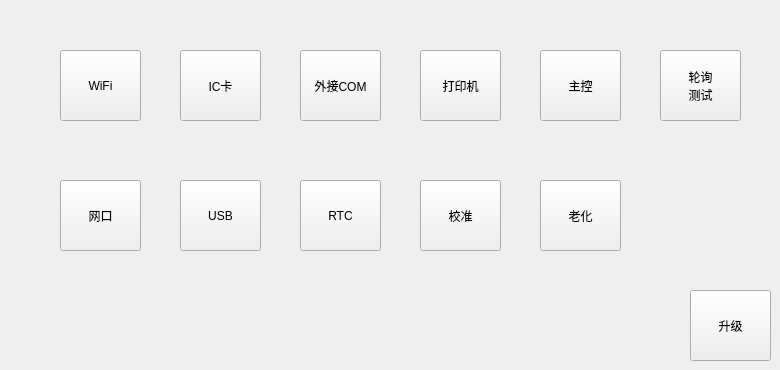
   <widget class="QWidget" name="page">
    <widget class="QToolButton" name="toolButton_print">
     <property name="geometry">
      <rect>
       <x>420</x>
       <y>50</y>
       <width>81</width>
       <height>71</height>
      </rect>
     </property>
     <property name="text">
      <string>打印机</string>
     </property>
    </widget>
    <widget class="QToolButton" name="toolButton_WiFi">
     <property name="geometry">
      <rect>
       <x>60</x>
       <y>50</y>
       <width>81</width>
       <height>71</height>
      </rect>
     </property>
     <property name="text">
      <string>WiFi</string>
     </property>
    </widget>
    <widget class="QToolButton" name="toolButton_ICcard">
     <property name="geometry">
      <rect>
       <x>180</x>
       <y>50</y>
       <width>81</width>
       <height>71</height>
      </rect>
     </property>
     <property name="text">
      <string>IC卡</string>
     </property>
    </widget>
    <widget class="QToolButton" name="toolButton_cpu">
     <property name="geometry">
      <rect>
       <x>540</x>
       <y>50</y>
       <width>81</width>
       <height>71</height>
      </rect>
     </property>
     <property name="text">
      <string>主控</string>
     </property>
    </widget>
    <widget class="QToolButton" name="toolButton_enold">
     <property name="geometry">
      <rect>
       <x>540</x>
       <y>180</y>
       <width>81</width>
       <height>71</height>
      </rect>
     </property>
     <property name="text">
      <string>老化</string>
     </property>
    </widget>
    <widget class="QToolButton" name="toolButton_wlan">
     <property name="geometry">
      <rect>
       <x>60</x>
       <y>180</y>
       <width>81</width>
       <height>71</height>
      </rect>
     </property>
     <property name="text">
      <string>网口</string>
     </property>
    </widget>
    <widget class="QToolButton" name="toolButton_RTC">
     <property name="geometry">
      <rect>
       <x>300</x>
       <y>180</y>
       <width>81</width>
       <height>71</height>
      </rect>
     </property>
     <property name="text">
      <string>RTC</string>
     </property>
    </widget>
    <widget class="QToolButton" name="toolButton_USB">
     <property name="geometry">
      <rect>
       <x>180</x>
       <y>180</y>
       <width>81</width>
       <height>71</height>
      </rect>
     </property>
     <property name="text">
      <string>USB</string>
     </property>
    </widget>
    <widget class="QToolButton" name="toolButton_upload">
     <property name="geometry">
      <rect>
       <x>300</x>
       <y>50</y>
       <width>81</width>
       <height>71</height>
      </rect>
     </property>
     <property name="text">
      <string>外接COM</string>
     </property>
    </widget>
    <widget class="QToolButton" name="toolButton_cal">
     <property name="geometry">
      <rect>
       <x>420</x>
       <y>180</y>
       <width>81</width>
       <height>71</height>
      </rect>
     </property>
     <property name="text">
      <string>校准</string>
     </property>
    </widget>
    <widget class="QToolButton" name="toolButton_update">
     <property name="geometry">
      <rect>
       <x>690</x>
       <y>290</y>
       <width>81</width>
       <height>71</height>
      </rect>
     </property>
     <property name="text">
      <string>升级</string>
     </property>
     <property name="icon">
      <iconset resource="rc.qrc">
       <normaloff>:/image/error.png</normaloff>:/image/error.png</iconset>
     </property>
     <property name="toolButtonStyle">
      <enum>Qt::ToolButtonTextUnderIcon</enum>
     </property>
    </widget>
    <widget class="QToolButton" name="toolButton_auto">
     <property name="geometry">
      <rect>
       <x>660</x>
       <y>50</y>
       <width>81</width>
       <height>71</height>
      </rect>
     </property>
     <property name="text">
      <string>轮询
测试</string>
     </property>
    </widget>
   </widget>
